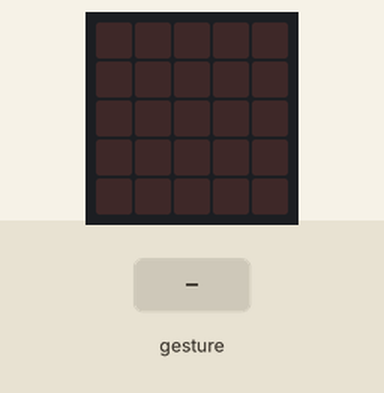
Recording of a program running on a simulated BBC micro:bit (MakeCode). On the bench: the board's 5×5 LED display. The inputs (shaded band) are chosen by the test bench. A tilt is held for 1.5 s and a shake lasts 1 s, then the board lies face up again.

Above: at 1.2 s.
1.3 s: gesture 'logo up'
At 2.6 s:
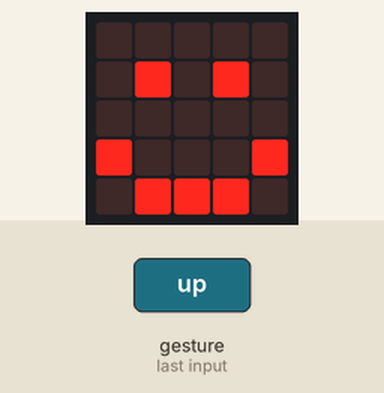
2.9 s: gesture 'logo down'
At 4.0 s:
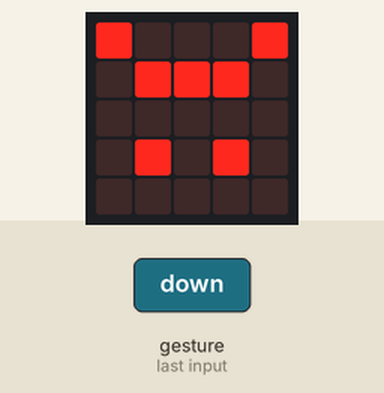
Timing chart, 0 to 5.9 s (numbered marks = the images above; inputs shaded):
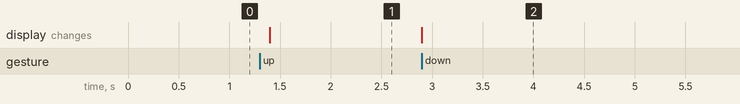

The program:

main.ts
```typescript
enum RadioMessage {
    message1 = 49434
}
input.onGesture(Gesture.LogoUp, function () {
    basic.showIcon(IconNames.Happy)
})
input.onGesture(Gesture.LogoDown, function () {
    basic.showLeds(`
        # . . . #
        . # # # .
        . . . . .
        . # . # .
        . . . . .
        `)
})
```

test.ts
```typescript
// testene settes inn her; disse vil ikke kompilert så lenge denne pakken blir brukt som en utvidelse.
```

Measured:
- after the input at 1.3 s, the display: changes after 0.10 s (image 1)
- after the input at 2.9 s, the display: changes at once (image 2)
